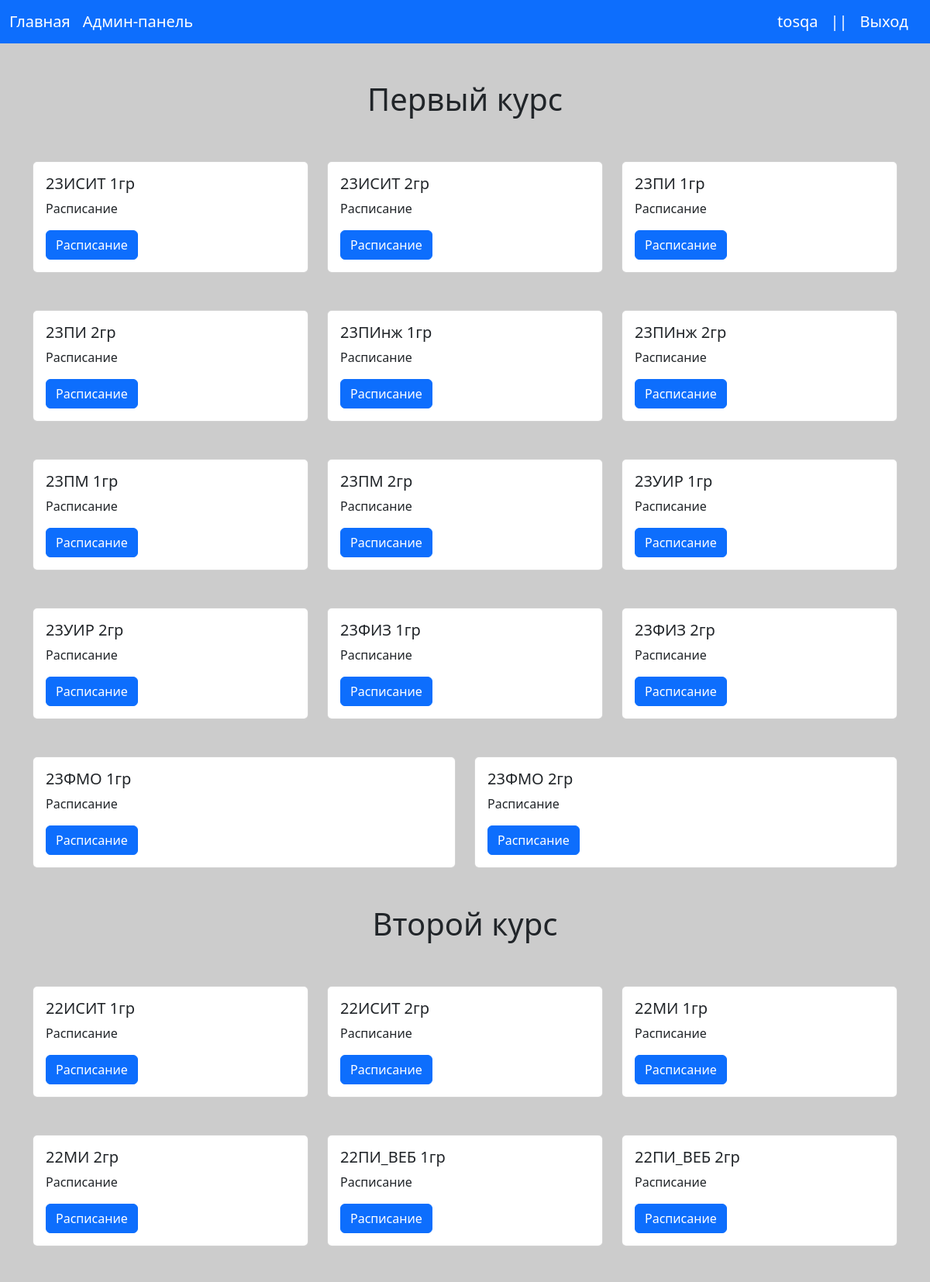
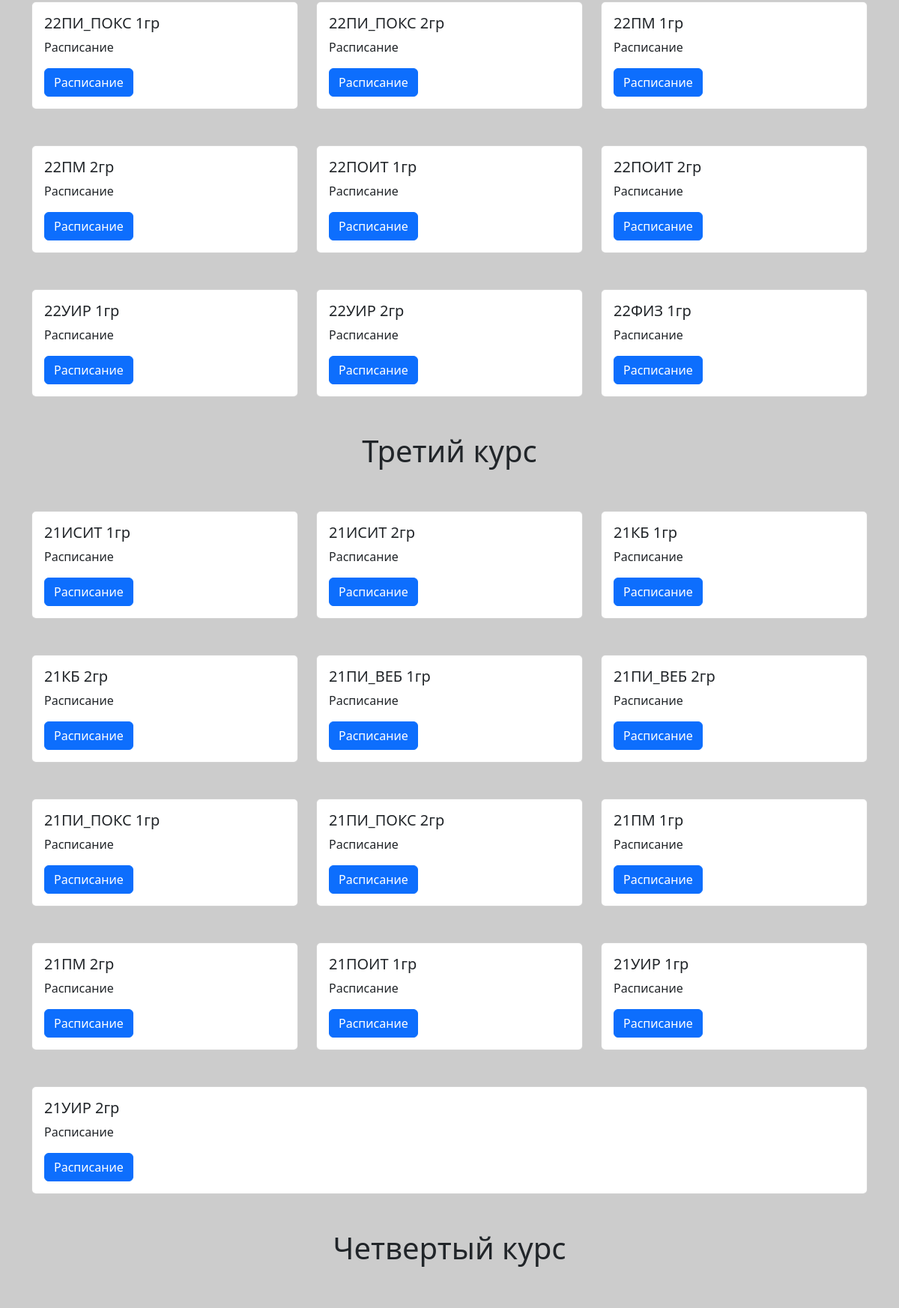
The app's page / (signed in, upper part) with its own data (2 pictures, top to bottom).
### schedule/models.py (models this page shows, shortened)
class Group(models.Model):
    title = models.CharField(max_length=128, verbose_name="Название")
    slug = models.SlugField(max_length=128, unique=True, verbose_name='URL')
    course = models.SmallIntegerField(verbose_name="Курс", blank=True, default=0)
    content = models.TextField(verbose_name="Расписание", blank=True, default='NullSchedule')
    def get_absolute_url(self):
        return reverse('schedule', kwargs={'slug': self.slug})
    class Meta:
        ordering = ('title',)
        verbose_name = "Группа"
        verbose_name_plural = "Группы"

### schedule/views.py (the view)
# urls.py: 2. Add a URL to urlpatterns:  path('', Home.as_view(), name='home')
class Home(ListView):
    template_name = 'schedule/index.html'
    context_object_name = 'groups'
    def get_context_data(self, *, object_list=None, **kwargs):
        context = super().get_context_data(**kwargs)
        context['title'] = "Главная"
        context['courses'] = ['Первый', 'Второй', 'Третий', 'Четвертый']
        return context
    def get_queryset(self):
        return Group.objects.order_by('title')

### schedule/templatetags/courses.py (called while the page is built)
@register.inclusion_tag('schedule/course_tmpl.html')
def show_course_groups(course):
    course_groups = Group.objects.filter(course=course)
    course_groups_with_subgroups = Group.objects.filter(course=course)
    return {'course_groups': course_groups,}

### schedule/templates/schedule/index.html (shortened to what this page needs)
{%extends 'base.html'%}
{% load courses%}
{%block CONTENT%}
{%for course in courses %}
<h1 class="mt-5 text-center">{{course}} курс</h1>
{%show_course_groups forloop.counter%}
{%endfor%}
{%endblock%}

### templates/base.html (shortened to what this page needs)
<!DOCTYPE html>
{%load static%}
<html lang="en">
<head>
    <link href="{%static 'bootstrap/css/bootstrap.min.css'%}" rel="stylesheet">
    <link href="{%static 'bootstrap/js/bootstrap.min.js'%}" rel="stylesheet">
    <link href="{%static 'style.css'%}" rel="stylesheet">
</head>
<body>
<nav class="navbar navbar-expand-lg bg-primary" data-bs-theme="dark">
    <div class="container-fluid">
        <a class="navbar-brand" href="{%url 'home'%}">Главная</a>
        {%if user.is_superuser%}
        <a class="navbar-brand" href="{%url 'admin_panel'%}">Админ-панель</a>
        {%endif%}
        <div class="collapse navbar-collapse" id="navbarText">
            {%if user.is_authenticated%}
            <span class="navbar-brand">{{user.username}}</span>
            <span class="navbar-brand">||</span>
            <a class="navbar-brand" href="#">Выход</a>
            {%else%}
            <a class="navbar-brand" href="#">Вход</a>
            {%endif%}
        </div>
    </div>
</nav>
{%block CONTENT%}
{%endblock%}
</body>
</html>

### schedule/templates/schedule/course_tmpl.html
<div class="container">
    <div class="row">
        {%for group in course_groups%}
        <div class="col">
            <div class="card mt-5">
                <div class="card-body" style="width: 20rem">
                    <h5 class="card-title">{{group.title}}</h5>
                    <p class="card-text">Расписание</p>
                    <div class="btn-group" role="group" aria-label="Basic example">
                        <a href="{{group.get_absolute_url}}" class="btn btn-primary">Расписание</a>
                    </div>
                </div>
            </div>
        </div>
        {%endfor%}
    </div>
</div>

### schedule/static/style.css (style rules this page uses)
body { background-color: #ccc; }

### records on screen
Group: title "23ИСИТ 1гр"
Group: title "23ИСИТ 2гр"
Group: title "23ПИ 1гр"
Group: title "23ПИ 2гр"
Group: title "23ПИнж 1гр"
Group: title "23ПИнж 2гр"
Group: title "23ПМ 1гр"
Group: title "23ПМ 2гр"
Group: title "23УИР 1гр"
Group: title "23УИР 2гр"
Group: title "23ФИЗ 1гр"
Group: title "23ФИЗ 2гр"
Group: title "23ФМО 1гр"
Group: title "23ФМО 2гр"
Group: title "22ИСИТ 1гр"
Group: title "22ИСИТ 2гр"
Group: title "22МИ 1гр"
Group: title "22МИ 2гр"
Group: title "22ПИ_ВЕБ 1гр"
Group: title "22ПИ_ВЕБ 2гр"
Group: title "22ПИ_ПОКС 1гр"
Group: title "22ПИ_ПОКС 2гр"
Group: title "22ПМ 1гр"
Group: title "22ПМ 2гр"
Group: title "22ПОИТ 1гр"
Group: title "22ПОИТ 2гр"
Group: title "22УИР 1гр"
Group: title "22УИР 2гр"
Group: title "22ФИЗ 1гр"
Group: title "21ИСИТ 1гр"
Group: title "21ИСИТ 2гр"
Group: title "21КБ 1гр"
Group: title "21КБ 2гр"
Group: title "21ПИ_ВЕБ 1гр"
Group: title "21ПИ_ВЕБ 2гр"
Group: title "21ПИ_ПОКС 1гр"
Group: title "21ПИ_ПОКС 2гр"
Group: title "21ПМ 1гр"
Group: title "21ПМ 2гр"
Group: title "21ПОИТ 1гр"
Group: title "21УИР 1гр"
Group: title "21УИР 2гр"

### other values on screen
{{ user.username }} "tosqa"
{{ course }} "Первый" "Второй" "Третий" "Четвертый"
